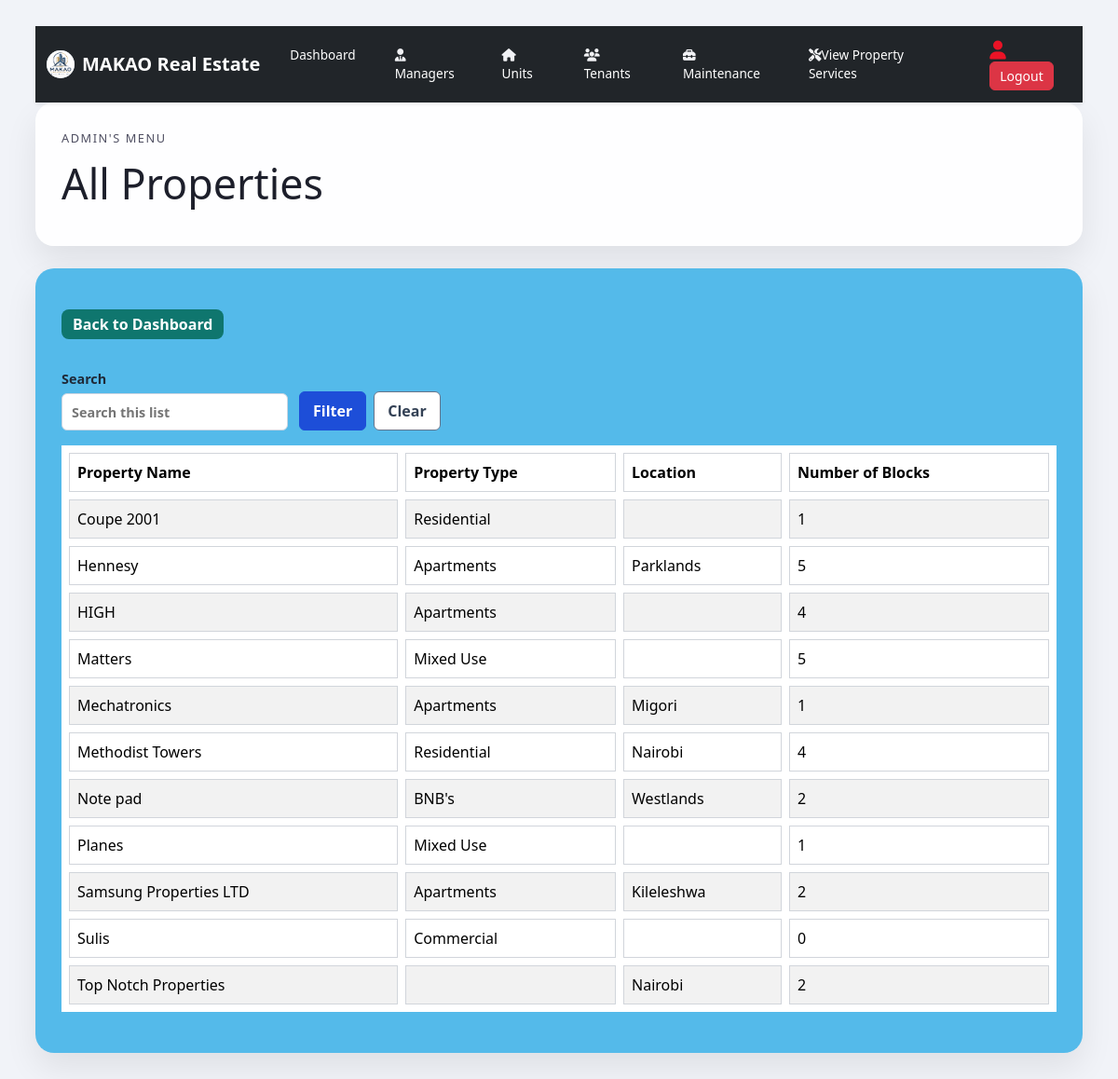
The app's page /admin/propertylist.php (signed in) with its own data.
### tables this page shows
CREATE TABLE `property` (
  `property_id` int(20) NOT NULL,
  `property_name` varchar(255) NOT NULL,
  `property_type` enum('Residential','Apartments','BNB''s','Commercial','Mixed Use') NOT NULL,
  `numberofblocks` int(20) NOT NULL,
  `location` varchar(20) DEFAULT NULL,
  `status` enum('Assigned','Unassigned','','') NOT NULL DEFAULT 'Unassigned'
);

### admin/propertylist.php (the view, shortened to what this page needs)
<?php
$database = new Database();
$db = $database->getConnection();
$properties = [];
$errorMessage = '';
try {
    $query = "SELECT
                p.property_id,
                p.property_name,
                p.property_type,
                p.location,
                p.numberofblocks
              FROM property p
              ORDER BY p.property_name";
    $stmt = $db->prepare($query);
    $stmt->execute();
    $properties = $stmt->fetchAll(PDO::FETCH_ASSOC);
} catch (PDOException $e) {
    $errorMessage = 'Unable to load properties: ' . $e->getMessage();
}
$columns = ['property_name', 'property_type', 'location', 'numberofblocks'];
$columnLabels = [
    'property_name' => 'Property Name',
    'property_type' => 'Property Type',
    'location' => 'Location',
    'numberofblocks' => 'Number of Blocks'
];
?>
<!DOCTYPE html>
<html lang="en">
<head>
    <link rel="stylesheet" href="../style.css">
    <link href="https://cdn.jsdelivr.net/npm/bootstrap@5.3.7/dist/css/bootstrap.min.css" rel="stylesheet">
</head>
<body class="dashboard-page">
    <div class="dashboard-shell">
        <?php include '../components/adminheader.php'; ?>
        <main class="main-content">
            <section class="welcome-card">
                <div>
                    <p class="eyebrow">Admin's Menu</p>
                    <h1>All Properties</h1>
                </div>
            </section>
            <section class="action-card">
                <div class="page-actions mb-3">
                    <a href="admindashboard.php" class="btn-primary">Back to Dashboard</a>
                </div>
                <?php if (!empty($errorMessage) && empty($properties)): ?>
                    <p style="color: #dc2626; font-weight: 700;"><?php echo htmlspecialchars($errorMessage); ?></p>
                <?php else: ?>
                    <div style="overflow-x:auto;">
                        <table class="tenant-table table table-striped">
                            <thead>
                                <tr>
                                    <?php foreach ($columns as $column): ?>
                                        <th><?php echo htmlspecialchars($columnLabels[$column] ?? $column); ?></th>
                                    <?php endforeach; ?>
                                </tr>
                            </thead>
                            <tbody>
                                <?php foreach ($properties as $property): ?>
                                    <tr>
                                        <?php foreach ($columns as $column): ?>
                                            <td><?php echo htmlspecialchars((string)($property[$column] ?? '')); ?></td>
                                        <?php endforeach; ?>
                                    </tr>
                                <?php endforeach; ?>
                            </tbody>
                        </table>
                    </div>
                <?php endif; ?>
            </section>
        </main>
    </div>
</body>
</html>

### components/adminheader.php (shortened to what this page needs)
<link rel="stylesheet" href="https://cdnjs.cloudflare.com/ajax/libs/font-awesome/6.4.0/css/all.min.css">
<nav class="navbar navbar-expand-lg navbar-dark bg-dark shadow-sm sticky-top custom-navbar">
    <div class="container-fluid">
        <a class="navbar-brand d-flex align-items-center" href="admindashboard.php">
            <img src="../components/logo.png"width="40"height="40"class="me-2 rounded-circle"alt="Logo">
            <span class="fw-bold">MAKAO Real Estate</span>
        </a>
        <div class="collapse navbar-collapse" id="mainNavbar">
            <ul class="navbar-nav me-auto">
                <li class="nav-item"><a class="nav-link active" href="../admin/admindashboard.php"><i class="bi bi-boxes"></i>Dashboard</a></li>
                <li class="nav-item"><a class="nav-link" href="../admin/managerscontrol.php"><i class="fa-solid fa-user-tie" style="color: rgb(241, 242, 245);"></i>Managers</a></li>
                <li class="nav-item"><a class="nav-link" href="../admin/manageunit.php"><i class="fa-solid fa-house" style="color: rgb(241, 242, 245);"></i>Units</a></li>
                <li class="nav-item"><a class="nav-link" href="../admin/managetenant.php"><i class="fa-solid fa-users" style="color: rgb(241, 242, 245);"></i>Tenants</a></li>
                <li class="nav-item"><a class="nav-link" href="../admin/maintenance.php"><i class="fa-solid fa-toolbox" style="color: rgb(241, 242, 245);"></i>Maintenance</a></li>
                <li class="nav-item"><a class="nav-link" href="../admin/services.php"><i class="fa-solid fa-screwdriver-wrench" style="color: rgb(241, 242, 245);"></i>View Property Services</a></li>
            </ul>
            <ul class="navbar-nav ms-auto">
                <li class="nav-item"><i class="fa-solid fa-user fa-lg" style="color: rgb(234, 19, 38);"></i>
                    <a href="../managerpages/mlogout.php"class="btn btn-danger">Logout</a></li>
            </ul>
        </div>
    </div>
</nav>

### style.css (style rules this page uses)
body { font-family: Arial, sans-serif; margin: 0; min-height: 100vh; color: #1f1f2d; background: #f1f3f8; }
img { width: 50%; height: auto; border-radius: 8px; background-image: url('registration.jpg'); background-repeat: no-repeat; }
.dashboard-page { display: block; justify-content: normal; align-items: normal; padding: 0; min-height: 100vh; background-color: #f1f3f8; background-image: url('background1.png'); background-repeat: no-repeat; background-size: cover; background-position: center; }
.dashboard-shell { max-width: 1180px; margin: 0 auto; padding: 28px; align-items: center; }
.main-content { display: grid; gap: 24px; }
.welcome-card, .widget-panel { background: rgba(255, 255, 255, 0.96); border-radius: 20px; box-shadow: 0 16px 35px rgba(0, 0, 0, 0.08); padding: 28px; }
.action-card { background: rgba(79, 185, 234, 0.96); border-radius: 20px; box-shadow: 0 16px 35px rgba(0, 0, 0, 0.08); padding: 28px; }
.welcome-card { display: flex; justify-content: space-between; gap: 24px; align-items: center; }
.eyebrow { margin: 0 0 10px; font-size: 0.8rem; letter-spacing: 0.12em; color: #7a2e8f; text-transform: uppercase; }
.welcome-card h1 { margin: 0 0 12px; font-size: 2.8rem; color: #1d1f2b; }
.welcome-card p { max-width: 560px; line-height: 1.7; color: #4f4f62; }
.btn-primary { display: inline-block; padding: 12px 20px; background: #5a046b; color: #fff; border-radius: 999px; text-decoration: none; font-weight: 600; margin-top: 16px; }
.tenant-table { width: 100%; border-collapse: separate; border-spacing: 8px; margin-top: 16px; }
.tenant-table th, .tenant-table td { padding: 10px 12px; background: #fff; border: 1px solid #d1d5db; white-space: nowrap; }
.tenant-table th { background: #0f172a; color: #fff; }
.navbar { min-height: 50px; padding-top: 2px; padding-bottom: 2px; }
.navbar-brand { font-size: 18px; padding: 0; }
.navbar-brand img { width: 30px; height: 30px; object-fit: cover; }
.navbar .nav-link { color: #fff; margin-right: 10px; font-size: 15px; padding: 8px 10px; }
.navbar .btn { padding: 4px 10px; font-size: 14px; }
body { font-family: Arial, sans-serif; background: #f5f7fb; padding: 20px; }
.page-actions { margin-bottom: 16px; }
.btn-primary { display: inline-block; background: #0f766e; color: #ffffff; padding: 4px 12px; border-radius: 8px; text-decoration: none; font-weight: 600; }
table { width: 100%; border-collapse: collapse; background: #fff; }
th, td { padding: 12px; border: 1px solid #e5e7eb; text-align: left; vertical-align: top; word-break: break-word; }
th { background: #f8fafc; font-weight: 600; }
.btn-danger { background-color: #dc3545; color: #fff; border: none; padding: 6px 12px; cursor: pointer; border-radius: 4px; }

### components/adminheader.php (style rules this page uses)
.custom-navbar { padding-top: 0.8rem !important; padding-bottom: 0.8rem !important; }
.custom-navbar .nav-link { padding-left: 1rem !important; padding-right: 1rem !important; font-size: 0.85rem; transition: all 0.2s ease-in-out; }

### records on screen
property: property_name "Coupe 2001", property_type "Residential", numberofblocks "1"
property: property_name "Hennesy", property_type "Apartments", location "Parklands", numberofblocks "5"
property: property_name "HIGH", property_type "Apartments", numberofblocks "4"
property: property_name "Matters", property_type "Mixed Use", numberofblocks "5"
property: property_name "Mechatronics", property_type "Apartments", location "Migori", numberofblocks "1"
property: property_name "Methodist Towers", property_type "Residential", location "Nairobi", numberofblocks "4"
property: property_name "Note pad", property_type "BNB's", location "Westlands", numberofblocks "2"
property: property_name "Planes", property_type "Mixed Use", numberofblocks "1"
property: property_name "Samsung Properties LTD", property_type "Apartments", location "Kileleshwa", numberofblocks "2"
property: property_name "Sulis", property_type "Commercial", numberofblocks "0"
property: property_name "Top Notch Properties", location "Nairobi", numberofblocks "2"

### other values on screen
$columnLabels[$column] "Property Name"
$columnLabels[$column] "Property Type"
$columnLabels[$column] "Location"
$columnLabels[$column] "Number of Blocks"
